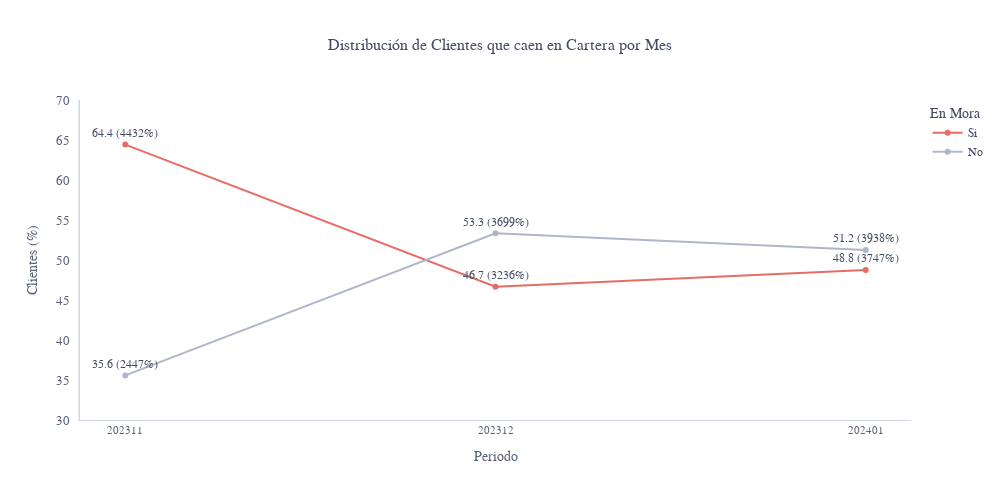

Notebook code cell kept with this figure:
### Code cell
# df_mora_time['fecha'] = pd.to_datetime(df_mora_time['aniomes'].astype(str), format='%Y%m')
fig = px.line(df_mora_time.sort_values('aniomes'), x='aniomes', y='proportion', color='target',
              title='Target Proportion', 
              text='count',
              color_discrete_sequence=[paleta.color_red, paleta.color_grey_3])

# Añadir marcadores (puntos) en las líneas
fig.update_traces(mode='lines+markers+text', textposition='top center', textfont_size=12)

# Formatear el texto para mostrar porcentaje y count
fig.update_traces(texttemplate='%{y:.1f} (%{text}%)')

# Actualizar la leyenda
fig.update_layout(legend_title_text='En Mora')

# Actualizar etiquetas de los ejes
fig.update_yaxes(title_text='Clientes (%)')
fig.update_xaxes(title_text='Periodo')

# Actualizar el diseño general
fig.update_layout(
    height=500, 
    width=1000,
    title_text="Distribución de Clientes que caen en Cartera por Mes", 
    title_x=0.5,  
    title_font_size=16  
)
# ajustar el eje y
fig.update_yaxes(range=[30, 70])
# fig.update_xaxes(range=['2023-10-21', '2024-01-15'])

fig.show()

### Figure 1 — Plotly figure (JSON) as saved in the notebook; plotly's stock layout.template omitted (floating-point values rounded to 4 significant figures)
{"data": [{"hovertemplate": "target=Si<br>aniomes=%{x}<br>proportion=%{y}<br>count=%{text}<extra></extra>", "legendgroup": "Si", "line": {"color": "#E66C64", "dash": "solid"}, "marker": {"symbol": "circle"}, "mode": "lines+markers+text", "name": "Si", "orientation": "v", "showlegend": true, "text": [4432, 3236, 3747], "textfont": {"size": 12}, "textposition": "top center", "texttemplate": "%{y:.1f} (%{text}%)", "type": "scatter", "x": ["202311", "202312", "202401"], "xaxis": "x", "y": [64.43, 46.66, 48.76], "yaxis": "y"}, {"hovertemplate": "target=No<br>aniomes=%{x}<br>proportion=%{y}<br>count=%{text}<extra></extra>", "legendgroup": "No", "line": {"color": "#B0B6CA", "dash": "solid"}, "marker": {"symbol": "circle"}, "mode": "lines+markers+text", "name": "No", "orientation": "v", "showlegend": true, "text": [2447, 3699, 3938], "textfont": {"size": 12}, "textposition": "top center", "texttemplate": "%{y:.1f} (%{text}%)", "type": "scatter", "x": ["202311", "202312", "202401"], "xaxis": "x", "y": [35.57, 53.34, 51.24], "yaxis": "y"}], "layout": {"height": 500, "legend": {"title": {"text": "En Mora"}, "tracegroupgap": 0}, "title": {"font": {"size": 16}, "text": "Distribución de Clientes que caen en Cartera por Mes", "x": 0.5}, "width": 1000, "xaxis": {"anchor": "y", "domain": [0, 1], "title": {"text": "Periodo"}}, "yaxis": {"anchor": "x", "domain": [0, 1], "range": [30, 70], "title": {"text": "Clientes (%)"}}}}
